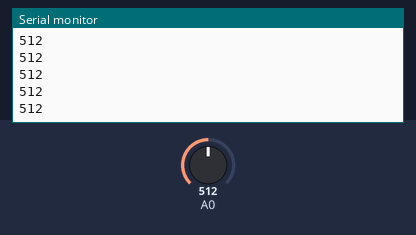
This sketch was run on a simulated Arduino Uno, built with avr-gcc and run on an emulated ATmega328P. Shown: the last lines printed to the serial monitor. The inputs (shaded band) are chosen by the test bench; at power-on: A0 = 512.

Above: at 1.2 s.
1.3 s: A0 set to 716
At 2.3 s:
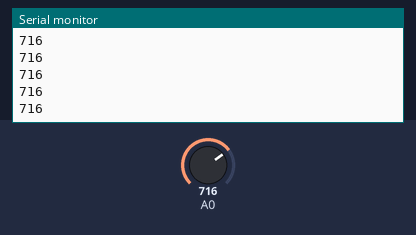
2.8 s: A0 set to 900
At 3.8 s:
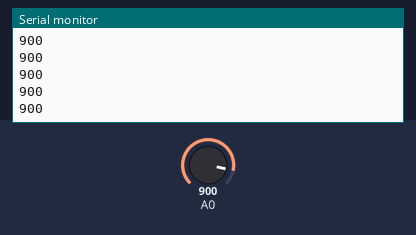
Timing chart, 0 to 5.8 s (numbered marks = the images above; inputs shaded):
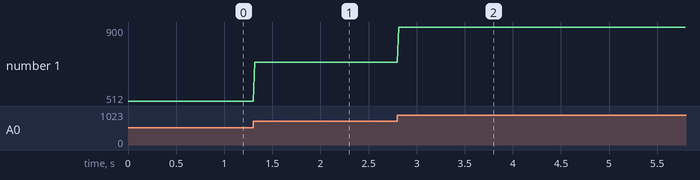

Measured:
- after the input at 1.3 s, the serial monitor: prints a new line at once (image 1)
- after the input at 2.8 s, the serial monitor: prints a new line at once (image 2)
- plotted number 1: 512 → 716 after the input at 1.3 s, 716 → 900 after the input at 2.8 s

The sketch:

readDataAlg.ino
```cpp
void setup() {
  // put your setup code here, to run once:
  Serial.begin(9600); // Establishes sample rate

}

void loop() {
  // put your main code here, to run repeatedly:
  Serial.println(analogRead(A0)); // Reads the analog pin of interest
  delay(15); // creates some delay to view data

}
```
